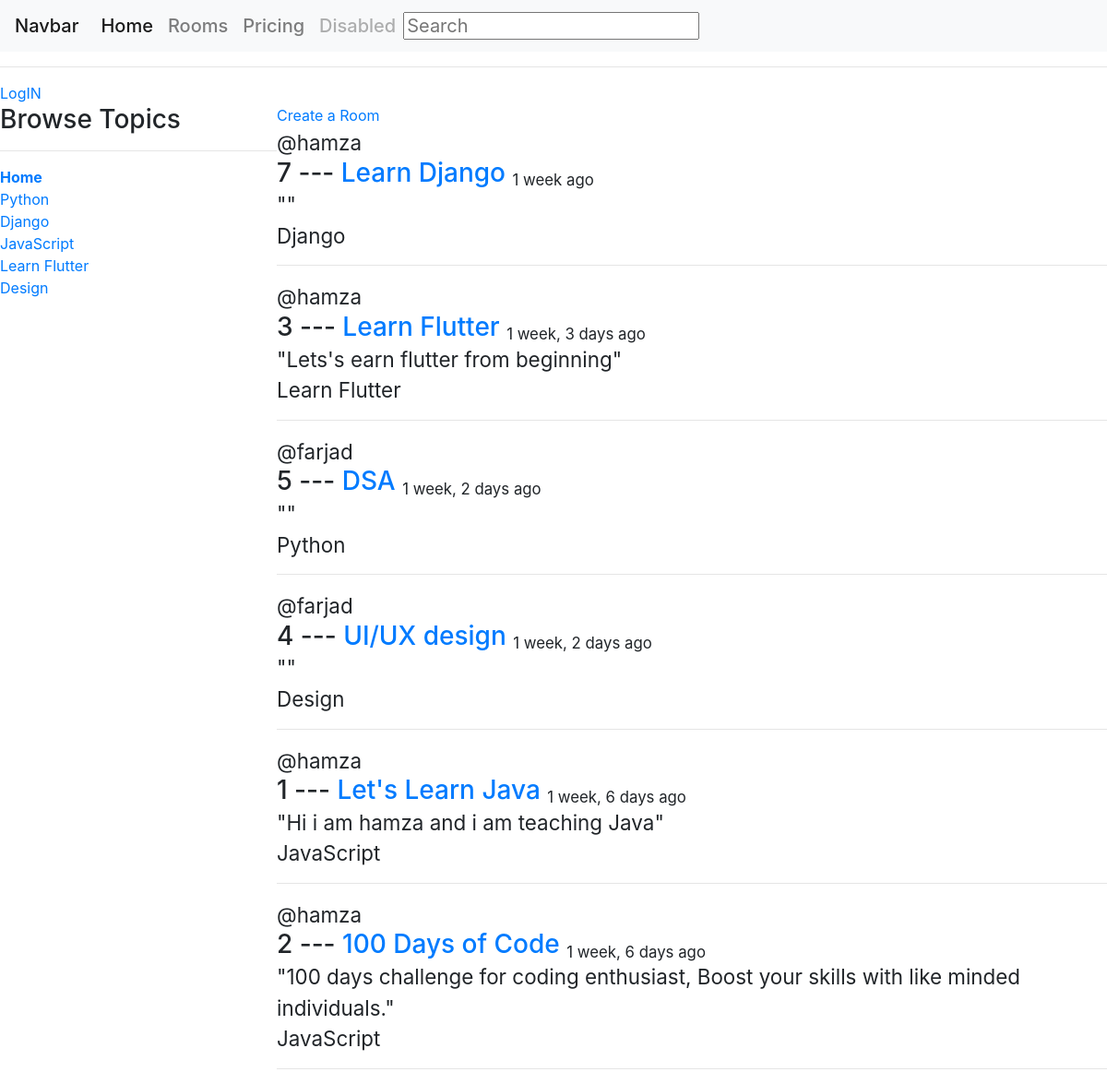
The app's page /, older data.
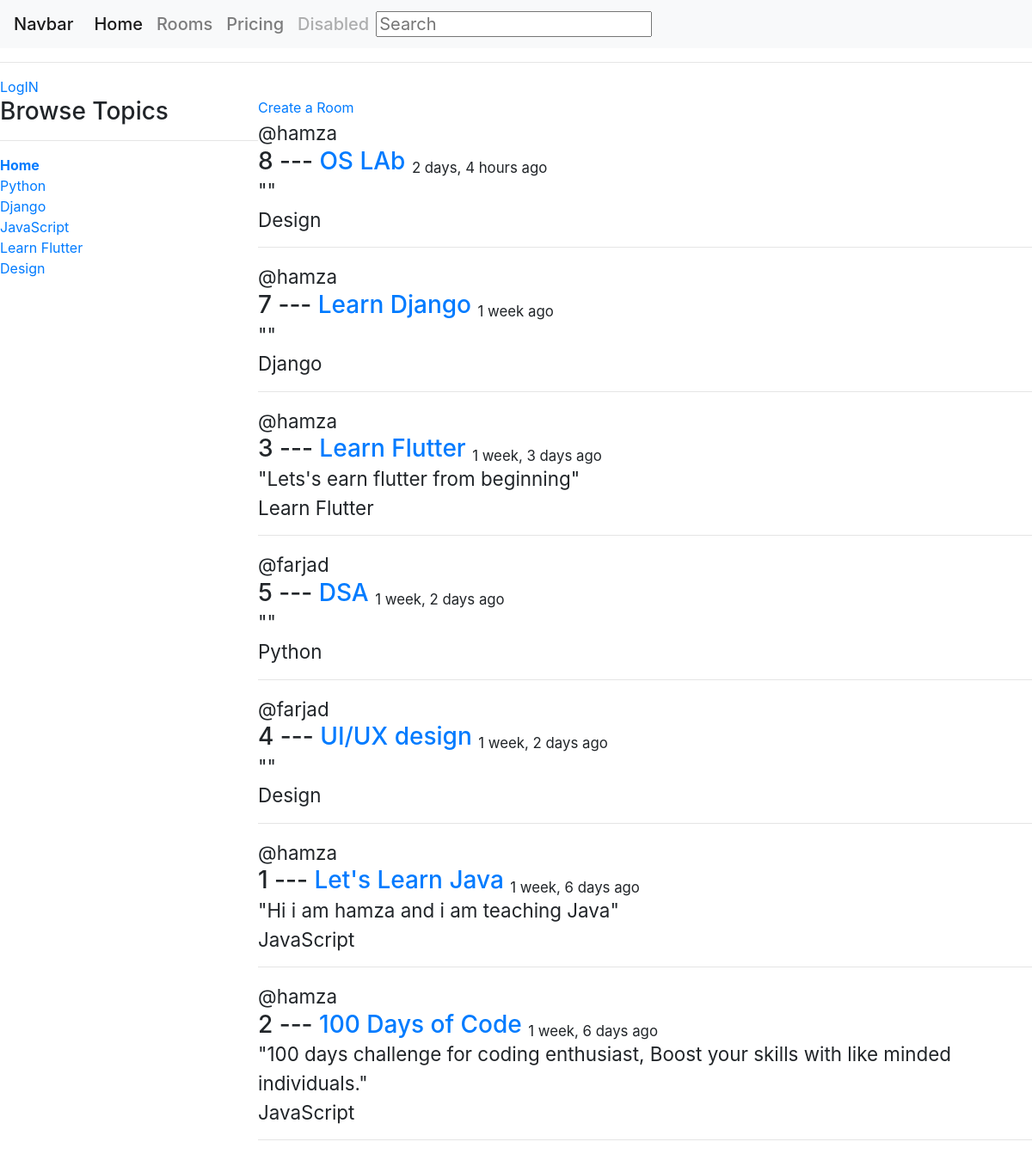
The same page, newer data.
### base/models.py (models this page shows, shortened)
class Topic(models.Model):
    name = models.TextField(max_length=100)
    def __str__(self):
        return self.name

class Room(models.Model):
    name = models.CharField(max_length=50)
    description = models.TextField(null = True, blank = True)   #  setting to null means that it will be blank in the database if not filled out at runtime otherwise the data basebase will consider it as missing data   # blank means that it is not required to be filled out at runtime
    host = models.ForeignKey(User, on_delete =  models.SET_NULL, null = True)   # when the user is deleted then all its rooms are delete as well
    topic = models.ForeignKey(Topic, on_delete =  models.SET_NULL, null = True)   # when the topic is deleted then all the rooms of that topic will be deleted as well
    updated = models.DateTimeField(auto_now=True)  # auto_now will update the time whenever the room is updated
    created = models.DateTimeField(auto_now_add=True)  # auto_now_add will update the time only when the room is created for the first time
    class Meta:
        ordering = ['-updated','-created']   # here we are ordering the rooms according to the most recent updated and created room in the list..     The ( - ) sign means to update according to most recent....

### base/views.py (the view)
# urls.py: path('', views.home, name='home'), # the path() function takes 3 arguments: 1st is the url, 2nd is the view function, 3rd is the name of the url  #  the name is optional, but it is good to use it
def home(request):
    q = request.GET.get('q') if( request.GET.get('q') != None) else ''  # getting the query from the search bar and if it is not there then set it to empty string
    rooms = Room.objects.filter(
        Q(topic__name__icontains=q) | # filter if the q is in the topic name(q will be entered by user through SearchBar)
        Q(name__icontains =q)   |      # OR   q entered by user through SEarchBar is included in the name of room
        Q(description__icontains =q))
    topics = Topic.objects.all()
    context = { 'rooms': rooms,'topics':topics}
    return render(request, 'base/home.html', context    )   #  we passed the rooms named dictionary to the home.html page ..  The first 'rooms' is the variable name that we will use in the html page and the second 'rooms' is the dictionary name that we created above(the dictionary that we are passing on by render function to the home.html page)

### base/templates/base/home.html (shortened to what this page needs)
  <!doctype html>
  <html lang="en">
    <head>
      <link rel="stylesheet" href="https://cdn.jsdelivr.net/npm/bootstrap@4.4.1/dist/css/bootstrap.min.css">
    </head>
    <body>
      <h5>{% include "navbar.html" %}</h5>
      <hr>
      {% if request.user.is_authenticated%}
          <a href = {% url 'UserLogout' %} >LogOut</a>
      {%else%}
          <a href = {% url 'UserLogin' %} >LogIN</a>
      {%endif%}
     <div class ="mainbody">
      <div class = "sideBar">
        <h3> Browse Topics</h3>
        <hr>
        <a href ="{% url 'home'%}"> <strong>Home</strong></a>
        {% for topic in topics %}
        <div>
         <a href = "{% url 'home' %}?q={{topic.name}}">{{topic.name}}</a>
        </div>
        {% endfor %}
      </div>
      <div>
        <a href= "{% url 'create-room'%}">Create a Room</a>
        {% for room in rooms %}
        <h3>
          <small> @{{room.host.username}}</small>   {% comment %} here we are printing the username of the host of the room {% endcomment %}
          <div>{{room.id}} <span> --- </span> <a href= "{% url 'room' room.id%} ">{{room.name}} </a>
            <small><sub>{{room.created|timesince}} ago</sub></small>
            <br>
            <small>"{{room.description}}"</small></div>
          <small> {{room.topic}} </small>
          <hr>
          {%endfor%}
        </h3>
      </div>
     </div>
    </body>
  </html>

Row changes from the older to the newer data that the page shows:
added Room: host.username "hamza", id "8", name "OS LAb", created "2 days, 4 hours", topic "Design"
